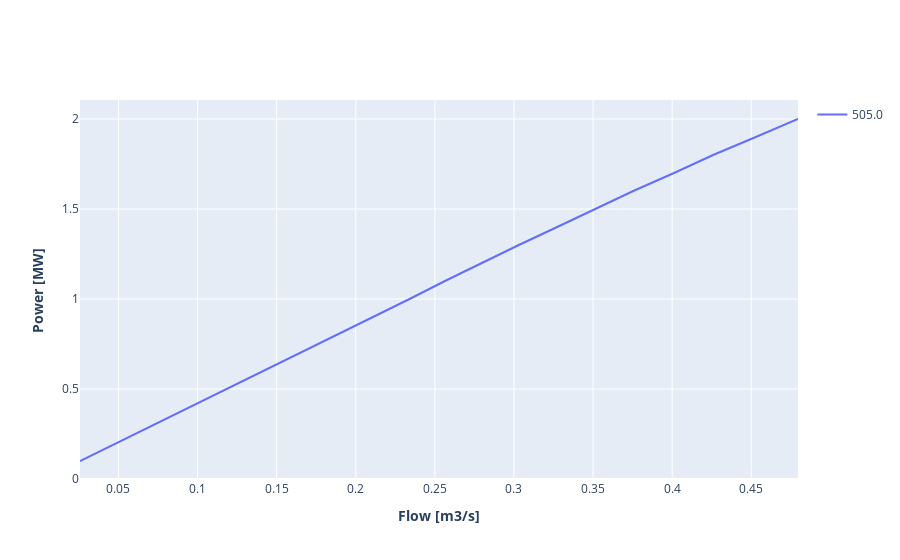

The notebook cell this image was saved under:
### Code cell
plot_dict["Merezenbach"]

### Figure 1 — Plotly figure (JSON) as saved in the notebook; plotly's stock layout.template omitted (floating-point values rounded to 4 significant figures)
{"data": [{"hovertemplate": "Flow: %{x:.2f} m3/s<br>Power: %{y:.1f} MW </b><extra></extra>", "legendgroup": "505.0", "line": {"color": "#636EFA"}, "mode": "lines", "name": "505.0", "showlegend": true, "type": "scatter", "x": [0.02567, 0.04884, 0.07201, 0.09497, 0.1188, 0.1418, 0.1642, 0.1883, 0.2116, 0.234, 0.2564, 0.2793, 0.3031, 0.3273, 0.3517, 0.3754, 0.4012, 0.4259, 0.4529, 0.4795], "y": [0.1, 0.2, 0.3, 0.4, 0.5, 0.6, 0.7, 0.8, 0.9, 1, 1.1, 1.2, 1.3, 1.4, 1.5, 1.6, 1.7, 1.8, 1.9, 2]}], "layout": {"xaxis": {"title": {"text": "<b>Flow [m3/s]<b>"}}, "yaxis": {"title": {"text": "<b>Power [MW]<b>"}}}}
